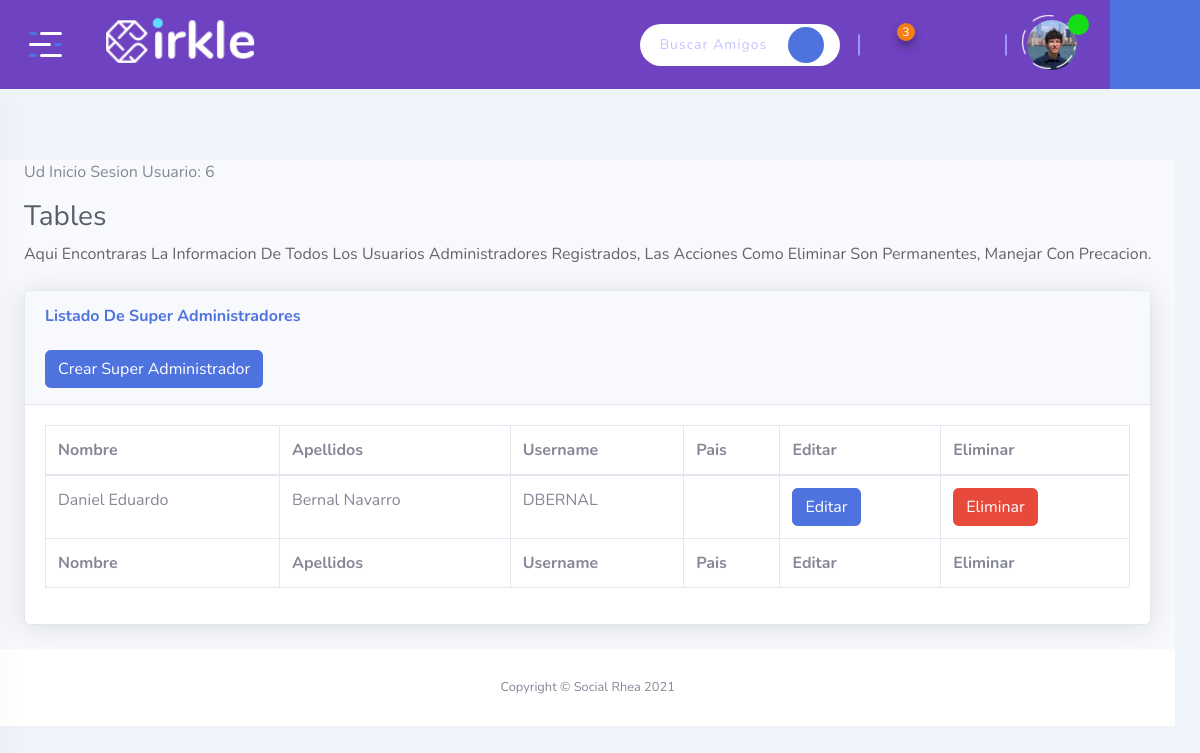
Page /admin/superadmins (signed in) on the earlier database version.
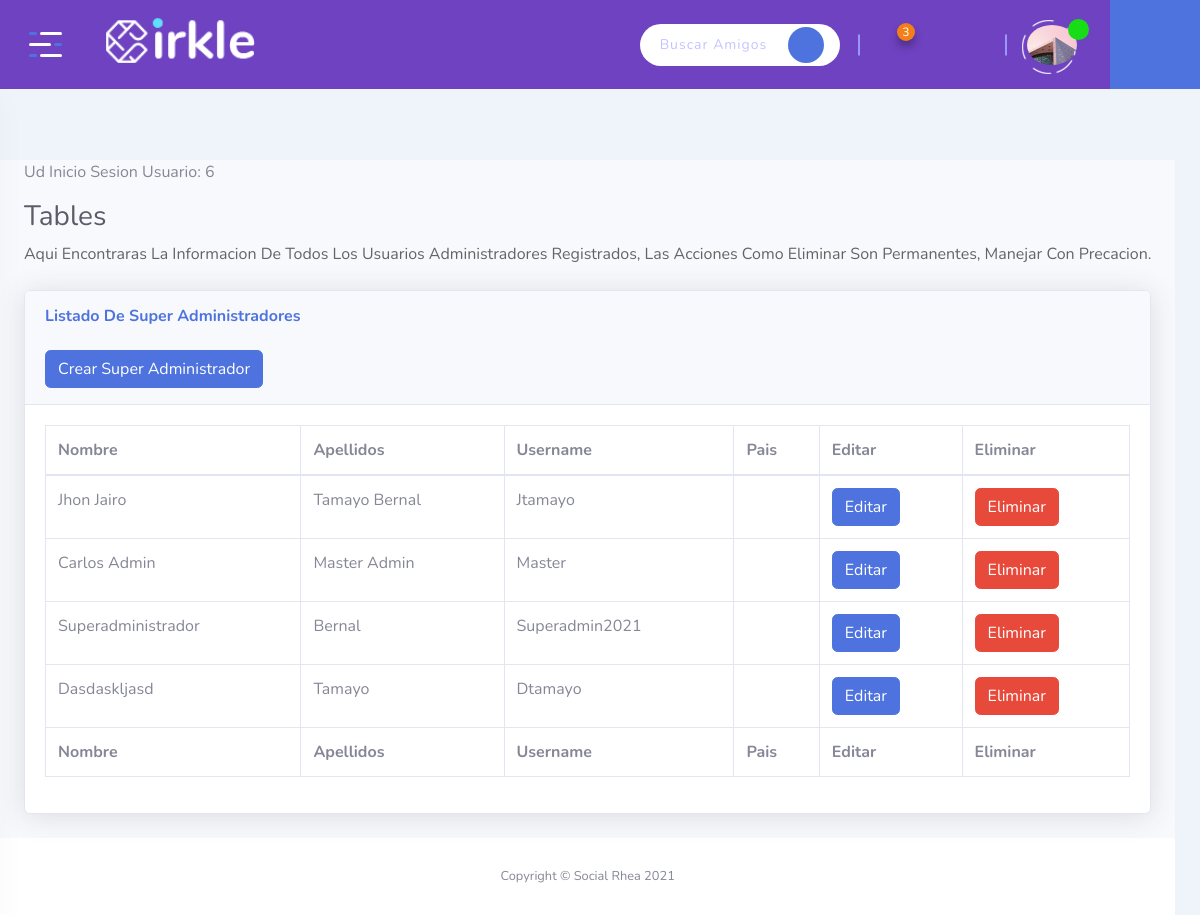
Same page on the later database version.
### tables this page shows
CREATE TABLE Usuario (ID_Usuario INTEGER PRIMARY KEY AUTOINCREMENT NOT NULL, Usuario VARCHAR NOT NULL UNIQUE, Contrasena VARCHAR NOT NULL, Rol INT CHECK (Rol = 0 or Rol = 1 or Rol = 2) NOT NULL, Estado INT CHECK (Estado = 0 or Estado = 1) NOT NULL, Nombres VARCHAR NOT NULL, Apellidos VARCHAR NOT NULL, Genero INT CHECK (Genero = 0 or Genero = 1 or Genero = 2) NOT NULL, Email VARCHAR NOT NULL UNIQUE, Ubicacion VARCHAR NOT NULL, Foto VARCHAR, Telefono INT NOT NULL, Fecha_Nacimiento DATE NOT NULL, Estado_Civil INT NOT NULL CHECK (Estado_Civil = 1 or Estado_Civil = 2 or Estado_Civil = 3 or Estado_Civil = 4 or Estado_Civil = 5), Fecha DATE NOT NULL DEFAULT (CURRENT_TIMESTAMP), Privacidad INT NOT NULL CHECK (Privacidad = 1 or Privacidad = 2));

### app.py (the view)
@app.route('/admin/superadmins', methods=['GET', 'POST'])
def admin_superadmins():
  if session['usuario']:
    dbUsuario = db.getUser(session['usuario'])
    admins = db.getAllSuperAdmins()
    return render_template('dashboard-superadmin.html', usuario=dbUsuario, usuarios=admins, rol = dbUsuario["Rol"])

### app.py (called while the page is built)
@app.before_request
def antes_de_cada_peticion():
    ruta = request.path
    if not 'usuario' in session and ruta != "/" and ruta != "/admin-login" and ruta != "/logout" and ruta != "/registro" and not ruta.startswith("/static"):
        flash("Inicia sesión para continuar")
        return redirect("/")
    if 'usuario' in session:
      global notificaciones
      dbUsuario = db.getUser(session['usuario'])
      notificaciones = db.getNotificaciones(dbUsuario["ID_Usuario"]);
      flash(f'ud inicio sesion usuario: {dbUsuario["ID_Usuario"]}')

### db.py (called while the page is built)
def conectar():
    dbname= 'socialrhea.db'
    conn= sqlite3.connect(dbname)
    return conn

def getUser(user):
    conn= conectar()
    try:
      conn.row_factory = sqlite3.Row
      sql = 'SELECT * FROM Usuario WHERE Usuario = ?'
      cursor = conn.execute(sql, (user,))
      resultados = (cursor.fetchone())
      cursor.close()
      conn.close()
      if not resultados:
        return False
      else:
        return resultados
    except Error as e:
      print(f"error in getUser() : {str(e)}"  )

def getAllSuperAdmins():
    conn= conectar()
    conn.row_factory = sqlite3.Row
    try:
      sql = 'SELECT * FROM Usuario WHERE Rol = ?'
      cursor= conn.execute(sql,(0,))
      resultado = (cursor.fetchall())
      if resultado:
        results = [ dict(row) for row in resultado ]
      return results
    except Error as e:
      print(f"error in getPostsFeed() : {str(e)}"  )

def getNotificaciones(idUsuario):
  try:
      conn= conectar()
      conn.row_factory = sqlite3.Row
      sql = 'SELECT Nombres, Usuario, Foto FROM Usuario INNER JOIN Amistad on Usuario.ID_Usuario = Amistad.ID_Envia and Amistad.ID_Recibe = ? where Amistad.Estado = 0'
      cursor = conn.execute(sql, (idUsuario,))
      resultados= [ dict(row) for row in cursor ]
      print(resultados)
      conn.close()
      return resultados
  except Error as e:
      print(f"error in getPost() : {str(e)}"  )

### templates/dashboard-superadmin.html (shortened to what this page needs)
{% extends 'dashboard-base.html' %}
{% block contenido %}
<div class="page-content">
  <div id="content-wrapper" class="d-flex flex-column">
      <div class="container-fluid">
        {% with messages = get_flashed_messages(with_categories=true) %}
            {% if messages %}
              <ul class=flashes>
              {% for category, message in messages %}
                <li class="{{ category }}">{{ message }}</li>
              {% endfor %}
              </ul>
            {% endif %}
          {% endwith %}
        <h1 class="h3 mb-2 text-gray-800">Tables</h1>
        <p class="mb-4">Aqui encontraras la informacion de todos los usuarios administradores registrados, las Acciones como Eliminar son permanentes, manejar con precacion.</p>
        <div class="card shadow mb-4">
            <div class="card-header py-3">
                <h6 class="m-0 font-weight-bold text-primary">Listado de Super Administradores</h6>
                <br>
                <a href="/admin/createsuperadmin" class="btn btn-primary">Crear Super Administrador</a>
            </div>
            <div class="card-body">
                <div class="table-responsive">
                    <table class="table table-bordered" id="dataTable" width="100%" cellspacing="0">
                        <thead>
                            <tr>
                              <th>Nombre</th>
                              <th>Apellidos</th>
                              <th>Username</th>
                              <th>Pais</th>
                              <th>Editar</th>
                              <th>Eliminar</th>
                            </tr>
                        </thead>
                        <tfoot>
                            <tr>
                                <th>Nombre</th>
                                <th>Apellidos</th>
                                <th>Username</th>
                                <th>Pais</th>
                                <th>Editar</th>
                                <th>Eliminar</th>
                            </tr>
                        </tfoot>
                        <tbody>
                        {% for usr in usuarios %}
                            <tr>
                                <td>{{ usr.Nombres }}</td>
                                <td>{{ usr.Apellidos }}</td>
                                <td>{{ usr.Usuario }}</td>
                                <td>{{ usr.Pais }}</td>
                                <td>
                                  <a href="/editarusuario/{{ usr.Usuario }}" class="btn btn-primary">Editar</a>
                                </td>
                                <td>
                                  <a href="/deletesuperadmin/{{ usr.Usuario }}" class="btn btn-danger js-delete">Eliminar</a>
                                </td>
                              </tr>
                        {% endfor %}
                        </tbody>
                    </table>
                </div>
            </div>
        </div>
    </div>
      <footer class="sticky-footer bg-white">
          <div class="container my-auto">
              <div class="copyright text-center my-auto">
                  <span>Copyright &copy; Social Rhea 2021</span>
              </div>
          </div>
      </footer>
  </div>
</div>
{% endblock %}

### templates/dashboard-base.html (shortened to what this page needs)
<!DOCTYPE html>
<html class="no-js" lang="">
<head>
    <link rel="stylesheet" href="{{ url_for('static', filename='css/bootstrap.min.css' ) }}">
    <link rel="stylesheet" href="{{ url_for('static', filename='css/app.css' ) }}">
    <link rel="stylesheet" href="{{ url_for('static', filename='assets/icofont/icofont.min.css' ) }}">
    <link rel="stylesheet" href="{{ url_for('static', filename='css/sb-admin-2.min.css' ) }}">
</head>
<body class="bg-link-water">
    <div id="wrapper" class="wrapper">
        <header class="fixed-header">
            <div class="header-menu">
                <div class="navbar">
                    <div class="nav-item d-none d-sm-block">
                        <div class="header-logo">
                            <a href="/"><img src="{{ url_for('static', filename='assets/img/logo.png')}}" width="190" alt="Social Rhea"></a>
                        </div>
                    </div>
                    <div class="nav-item header-control">
                        <div class="inline-item d-none d-md-block">
                          <form action="" method="POST" class="js-search">
                            <div class="input-group">
                              <input type="text" class="form-control" name="busqueda" placeholder="Buscar Amigos.......">
                              <div class="input-group-append">
                                <input type="submit" class="submit-btn" value="" type="button"><i class="icofont-search"></i></input>
                              </div>
                            </div>
                          </form>
                        </div>
                        <div class="inline-item d-flex align-items-center">
                          <div class="dropdown dropdown-notification">
                            <button class="dropdown-toggle" type="button" data-toggle="dropdown" aria-expanded="false">
                                <i class="icofont-notification"></i><span class="notify-count">3</span>
                            </button>
                        </div>
                        <div class="dropdown dropdown-message">
                          <button class="dropdown-toggle" type="button" data-toggle="dropdown" aria-expanded="false">
                              <i class="icofont-speech-comments"></i>
                          </button>
                      </div>
                            <div class="dropdown dropdown-friend">
                                <button class="dropdown-toggle" type="button" data-toggle="dropdown" aria-expanded="false">
                                    <i class="icofont-users-alt-4"></i>
                                </button>
                            </div>
                        </div>
                        <div class="inline-item">
                            <div class="dropdown dropdown-admin">
                                <a href="/profile/{{ usuario.Usuario }}" class="dropdown-toggle"></button>
                                    <span class="media">
                                        <span class="item-img">
                                            <img src="/static/uploads/imgusuarios/{{ usuario.Foto }}" width="50" height="50" alt="{{ usuario.Nombre }}">
                                            <span class="acc-verified"><i class="icofont-check"></i></span>
                                        </span>
                                    </span>
                                  </a>
                            </div>
                        </div>
                    </div>
                </div>
            </div>
        </header>
        <div class="fixed-sidebar">
            <div class="fixed-sidebar-left small-sidebar">
                <div class="sidebar-toggle">
                    <button class="toggle-btn toggler-open">
                        <span></span>
                        <span></span>
                        <span></span>
                    </button>
                </div>
            </div>
        </div>
        <div class="fixed-sidebar right">
            <div class="fixed-sidebar-right small-sidebar">
                <div class="sidebar-toggle" id="chat-head-toggle">
                    <button class="chat-icon">
                        <i class="icofont-speech-comments"></i>
                    </button>
                </div>
            </div>
        </div>
        {% block contenido %}
        {% endblock %}
  </div>
</body>
</html>

Differences in the rows shown:
changed Usuario (number 1 of 5 on the later page): Foto: a different picture
changed Usuario: Nombres "Daniel Eduardo" → "Jhon Jairo"; Apellidos "Bernal Navarro" → "Tamayo Bernal"; Usuario "DBERNAL" → "Jtamayo"
added Usuario: Nombres "Carlos Admin", Apellidos "Master Admin", Usuario "Master"
added Usuario: Nombres "Superadministrador", Apellidos "Bernal", Usuario "Superadmin2021"
added Usuario: Nombres "Dasdaskljasd", Apellidos "Tamayo", Usuario "Dtamayo"
